Frame 1 (no input): blank canvas, image omitted
Frame 60 (no input): blank canvas, image omitted
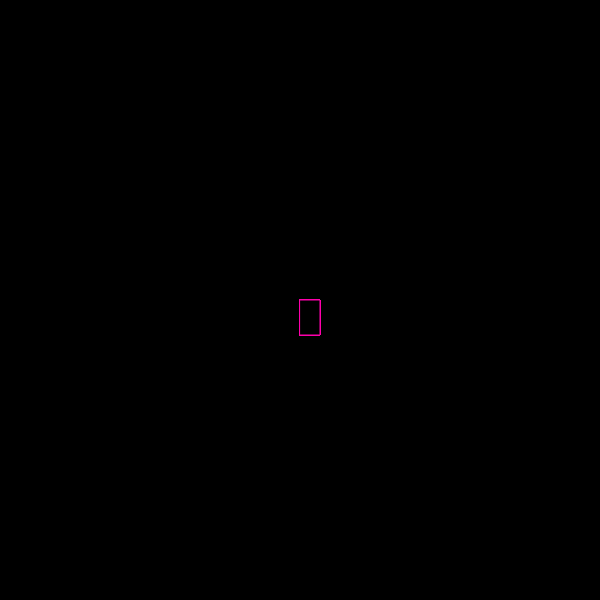
Frame 120 (the mouse pressed at the canvas centre since frame 60)

The p5.js sketch whose frames 1 and 60 were blank and that drew this single picture after the mouse press (run headless with seeded random() and noise() and a simulated clock; from frame 60 on, the mouse is pressed at the canvas centre):

// p5.js sketch
// ── sketch.js
function setup() {
  createCanvas(600, 600);
  background("rgb(0,0,0)");
}

function draw() {
  stroke("rgb(255,0,172)");
  fill("rgb(0,0,0)");

  // console.log(mouseIsPressed)

  if (mouseIsPressed) {
    rect(mouseX, mouseY, 20, 35);
  }
}
